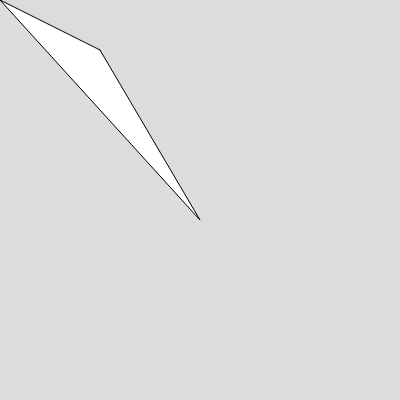
Frame 1 (no input)
Frame 60 (no input): identical to frame 1, image omitted
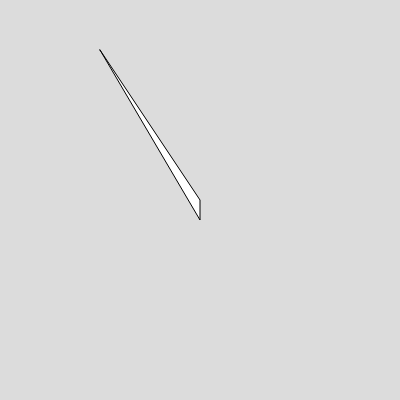
Frame 120 (the mouse pressed at the canvas centre since frame 60)

The p5.js sketch that drew these frames (run headless with seeded random() and noise() and a simulated clock; from frame 60 on, the mouse is pressed at the canvas centre):

// p5.js sketch
// ── sketch.js
function setup() {
  createCanvas(400, 400);
}

function draw() {
  background(220);
  beginShape();
  vertex(100,50);
  vertex(200,220);
  vertex(mouseX,mouseY);
  endShape(CLOSE);
}

function mousePressed(){
  console.log("vertex("+mouseX+", "+mouseY+")")
}
